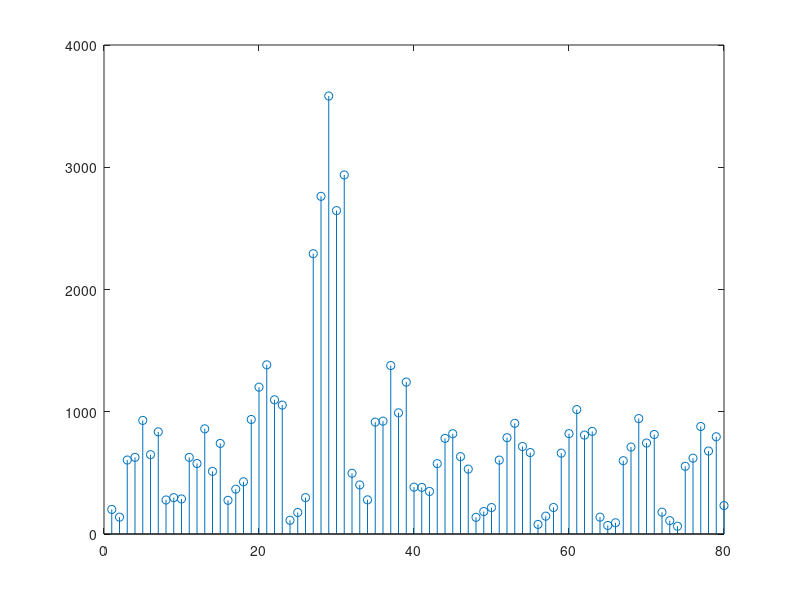

Write MATLAB code to recreate this figure.
clc
clear all
close all
lx=1120;
lcyp=16;
lsym=56;
lwal=8;
intr=lsym/lwal;
x=randsrc(1,lx);
wal=hadamard(lwal);
wc=10*wal(7,:);
N=lsym+lwal;
ntap=5;
for k=1:1:N
    for n=1:1:N
mtrx1(k,n)= exp(i*2*pi*(k-1)*(n-1)/N);
    end
end
%%interleaving

mm=0;
for ii=1:lsym:lx
    mm=mm+1;
    kk=0;
for jj=1:lwal:(lsym+lwal)
    kk=kk+1;
    unk=mtrx1(jj,1:lsym)*x(ii:ii+lsym-1).';
    un(kk)=N*wc(kk)-unk;
    hcon(kk,:)=mtrx1(jj,(lsym+1):N);
end
lst=(un)*(inv(hcon));
x2(mm,:)=[x(ii:ii+lsym-1),lst];
end
%%ifft

for jj=1:1:(lx/lsym)
    x_ift(jj,:)=ifft(x2(jj,:),N);
end
%%cyclic prefix addition
for jj=1:1:(lx/lsym)
    x_ift1(jj,:)=[x_ift(jj,N-lcyp+1:N),x_ift(jj,:)];
end
for kk=1:1:lx/lsym
for jj=1:lwal:(lwal+lsym)
    element=10*x_ift1(kk,jj+lcyp);
    x_ift1(kk,jj+lcyp)=element;
end
end
N_cyp=N+lcyp;

%%parallel to serial conversion
ii=0;
for jj=1:(N+lcyp):(N+lcyp)*(lx/lsym)
    ii=ii+1;
    x_ser(jj:jj+N+lcyp-1)=x_ift1(ii,:);
end
%%timing offset introduction
del=10;
lser=length(x_ser);
h=randn(1,ntap)+i*randn(1,ntap);
y=zeros(1,lser+del+ntap-1);
for ik=1:1:ntap
x_ser1=[zeros(1,del+ik-1),x_ser(1:lser),zeros(1,ntap-ik)];
y=y+x_ser1*h(ik);
end
l_y=length(y);
ni=wgn(1,l_y,-10,'complex');
y_ni=y+ni;
y_ni1=[y_ni,zeros(1,N_cyp)];
for kk=1:1:(lsym+lwal)
    z(kk)=y_ni1(kk).*conj(y_ni1(kk+lsym+lwal+1));
end
ntap1=0;
for kk=1:1:lsym+lwal
    if( z(kk)>0 && isreal(z(kk)))
        ntap1=ntap1+1;
    end
end
%%correlation
ii=0;
for jj=1:lwal:(lwal+lsym)
    ii=1+ii;
    w_c(jj)=0.1*wc(ii);
end
w_c1=0.1*[w_c,zeros(1,lwal-1)];

lw=zeros(1,N_cyp);
for jj=1:N_cyp:N_cyp*(lx/lsym)
    ii=0;
    for kk=1:1:N_cyp
        ii=ii+1;
        cr(ii)=(y_ni1(jj+kk-1:jj+kk+N-2)*w_c1');
    end
    lw=lw+(cr);
end
lw1=abs(lw);
l_lw1=length(lw1);
value=lw1(1);
for jj=2:1:l_lw1
    if value<=lw1(jj)
        value=lw1(jj);
       end
end
for jj=1:l_lw1
    if lw1(jj)==value
        timing_offset=jj-(lcyp+1);
    end
end
ll=1:1:l_lw1;
stem(ll,lw1);

